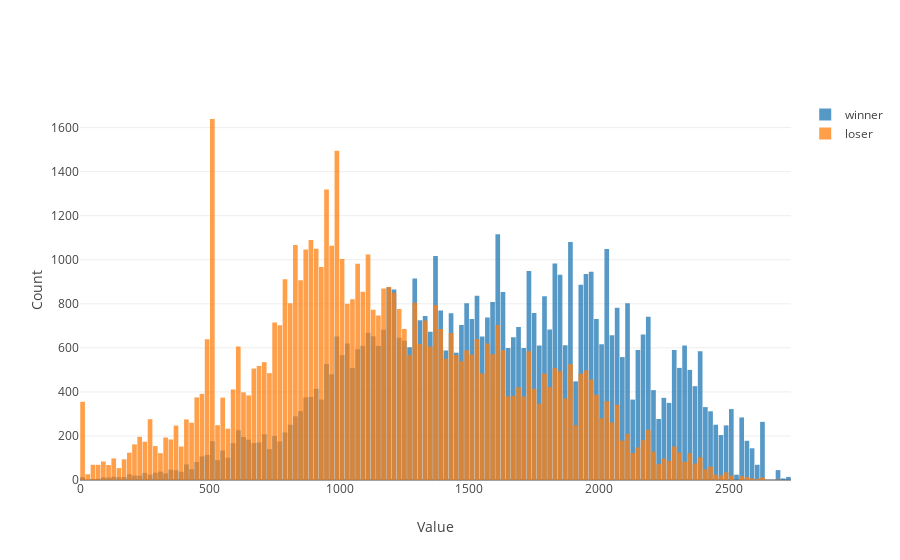

Notebook code for this chart:
### Code cell
winner = go.Histogram(
    x = scores.Wr,
    opacity = 0.75,
    name = 'winner'
)
loser = go.Histogram(
    x = scores.Lr,
    opacity = 0.75,
    name = 'loser'
)

data = [winner, loser]
layout = go.Layout(
    barmode = 'overlay',
    xaxis = dict(
        title = 'Value'
    ),
    yaxis = dict(
        title = 'Count'
    ),
    bargap = 0,
    bargroupgap = 0.1
)
fig = go.Figure(data = data, layout = layout)

py.iplot(fig, filename = 'overlaid histogram')

### Figure 1 — Plotly figure (JSON) as saved in the notebook; plotly's stock layout.template omitted (floating-point values rounded to 4 significant figures; data arrays with more than 128 entries replaced by an {"elided": "..."} marker saying what was removed)
{"data": [{"name": "winner", "opacity": 0.75, "type": "histogram", "x": {"elided": "58672 int values"}}, {"name": "loser", "opacity": 0.75, "type": "histogram", "x": {"elided": "58672 int values"}}], "layout": {"bargap": 0, "bargroupgap": 0.1, "barmode": "overlay", "xaxis": {"title": "Value"}, "yaxis": {"title": "Count"}}}
